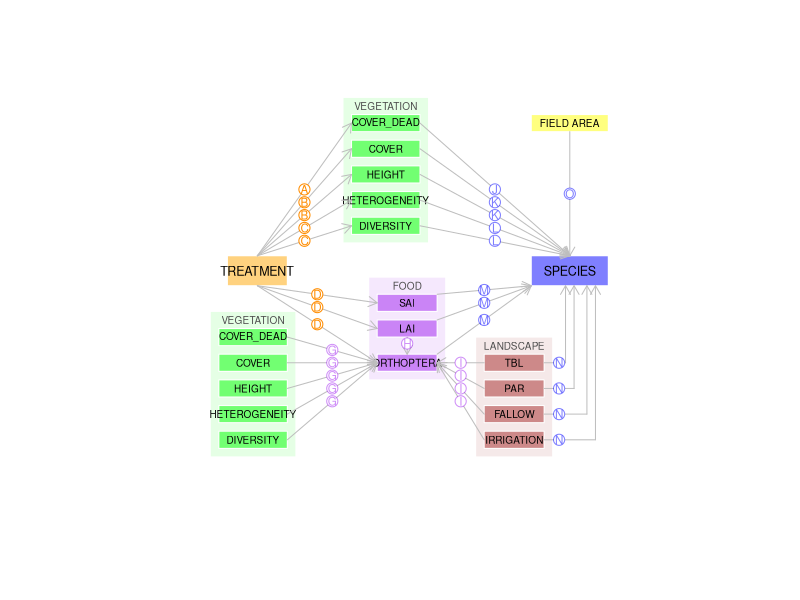

This figure's R source:


  offset.poly = 2 
  cex.text = 0.6              
  cex.text1 = 0.75
  cex.category = 0.6 
  Treatment.name="TREATMENT"  
  Species.name="SPECIES"
  
  setwd("~/Path analysis/Path_species")
  pdf(file = "Path_Network.pdf")
  
  require(sp)
  require(plotrix)
  
  grid.size.max <- 40
  grid.size.min <- 0
  coords <- matrix(c(grid.size.min         , grid.size.min ,
                     grid.size.max , grid.size.min ,
                     grid.size.max , grid.size.max ,
                     grid.size.min          , grid.size.max,
                     grid.size.min          , grid.size.min
  ), ncol = 2, byrow = TRUE)
  
  P1 <- Polygon(coords)
  myStudyArea.poly <-  SpatialPolygons(list(Polygons(list(P1), ID = "a")),
                                       proj4string=CRS("+proj=utm +zone=33 +datum=WGS84 +units=m +no_defs +ellps=WGS84 +towgs84=0,0,0"))
  
  
  
  plot(myStudyArea.poly, xlim=c(-20,70), ylim=c(-30,60), border="white")
  

    #axis(1)
    #axis(2)
 

  
  # ==== I. DEFINE THE BASIC PATH STRUCTURE ==== # Define position of boxes
  # ---- 1. Treatment/ PRESENCE ---- 
  Treatment=cbind(c(-20,-6,-6,-20), c(16,16,23,23)) # 1st column X : bottomleft, bottom right, topright, topleft.# 2nd column Y
  polygon(Treatment[,1], Treatment[,2], col =  adjustcolor("orange",alpha.f = 0.5), border = "white")
  text(mean(Treatment[,1]),mean(Treatment[,2]), Treatment.name, cex = cex.text1)
  
  Pres=cbind(c(51,69,69,51), c(16,16,23,23))
  polygon(Pres[,1], Pres[,2], col =  adjustcolor("blue",alpha.f = 0.5), border = "white")
  text(mean(Pres[,1]),mean(Pres[,2]), Species.name, cex = cex.text1) 
  
  
  # ---- 2. FOOD ---- 
  SAI_sd=cbind(c(15,29,29,15), c(10,10,14,14))
  LAI_sd=cbind(c(15,29,29,15), c(4,4,8,8))
  biom=cbind(c(15,29,29,15), c(-4,-4,0,0))
  
  food= rbind(SAI_sd,LAI_sd,biom)
  min1 <- min(food[,1])-offset.poly
  min2 <- min(food[,2])-offset.poly
  max1 <- max(food[,1])+offset.poly
  max2 <- max(food[,2])+4
  
  
  polygon(c(min1,max1,max1,min1) ,
          c(min2,min2,max2,max2)  ,
          col =  adjustcolor("purple",alpha.f = 0.1), border = "white")
  text(mean(food[,1]),max(food[,2])+2 , "FOOD", col=grey(0.3), cex=cex.category)
  
  
  polygon(SAI_sd[,1], SAI_sd[,2], col =  adjustcolor("purple",alpha.f = 0.5), border = "white")
  text(mean(SAI_sd[,1]),mean(SAI_sd[,2]), "SAI", cex = cex.text)
  
  polygon(LAI_sd[,1], LAI_sd[,2], col =  adjustcolor("purple",alpha.f = 0.5), border = "white")
  text(mean(LAI_sd[,1]),mean(LAI_sd[,2]), "LAI", cex = cex.text)
  
  polygon(biom[,1], biom[,2], col =  adjustcolor("purple",alpha.f = 0.5), border = "white")
  text(mean(biom[,1]),mean(biom[,2]), "ORTHOPTERA", cex = cex.text)
  
  # ---- 3. VEGETATION  ---- 
  Diver=cbind(c(9,25,25,9), c(28,28,32,32))
  Heter=cbind(c(9,25,25,9), c(34,34,38,38))
  Height=cbind(c(9,25,25,9), c(40,40,44,44))
  Cover=cbind(c(9,25,25,9), c(46,46,50,50))
  Cover_dead=cbind(c(9,25,25,9), c(52,52,56,56))
  
  veg= rbind(Diver,Heter,Height,Cover,Cover_dead)
  min1 <- min(veg[,1])-offset.poly
  min2 <- min(veg[,2])-offset.poly
  max1 <- max(veg[,1])+offset.poly
  max2 <- max(veg[,2])+4
  
  polygon(c(min1,max1,max1,min1) ,
          c(min2,min2,max2,max2)  ,
          col =  adjustcolor("green",alpha.f = 0.1), border = "white")
  text(mean(veg[,1]),max(veg[,2])+2 , "VEGETATION", col=grey(0.3), cex=cex.category)
  
  
  polygon(Diver[,1], Diver[,2], col =  adjustcolor("green",alpha.f = 0.5), border = "white")
  text(mean(Diver[,1]),mean(Diver[,2]), "DIVERSITY", cex = cex.text)
  
  polygon(Heter[,1], Heter[,2], col =  adjustcolor("green",alpha.f = 0.5), border = "white")
  text(mean(Heter[,1]),mean(Heter[,2]), "HETEROGENEITY", cex = cex.text)
  
  polygon(Height[,1], Height[,2], col =  adjustcolor("green",alpha.f = 0.5), border = "white")
  text(mean(Height[,1]),mean(Height[,2]), "HEIGHT", cex = cex.text)
  
  polygon(Cover[,1], Cover[,2], col =  adjustcolor("green",alpha.f = 0.5), border = "white")
  text(mean(Cover[,1]),mean(Cover[,2]), "COVER", cex = cex.text)
  
  polygon(Cover_dead[,1], Cover_dead[,2], col =  adjustcolor("green",alpha.f = 0.5), border = "white")
  text(mean(Cover_dead[,1]),mean(Cover_dead[,2]), "COVER_DEAD", cex = cex.text)
  
  # ---- 4. VEGETATION  2 ---- 
  Diver1=cbind(c(-22,-6,-6,-22), c(-22,-22,-18,-18))
  Heter1=cbind(c(-22,-6,-6,-22), c(-16,-16,-12,-12))
  Height1=cbind(c(-22,-6,-6,-22), c(-10,-10,-6,-6))
  Cover1=cbind(c(-22,-6,-6,-22), c(-4,-4,0,0))
  Cover_dead1=cbind(c(-22,-6,-6,-22), c(2,2,6,6))
  
  veg1= rbind(Diver1,Heter1,Height1,Cover1,Cover_dead1)
  min1 <- min(veg1[,1])-offset.poly
  min2 <- min(veg1[,2])-offset.poly
  max1 <- max(veg1[,1])+offset.poly
  max2 <- max(veg1[,2])+4
  
  
  polygon(c(min1,max1,max1,min1) ,
          c(min2,min2,max2,max2)  ,
          col =  adjustcolor("green",alpha.f = 0.1), border = "white")
  text(mean(veg1[,1]),max(veg1[,2])+2 , "VEGETATION", col=grey(0.3), cex=cex.category)
  
  
  polygon(Diver1[,1], Diver1[,2], col =  adjustcolor("green",alpha.f = 0.5), border = "white")
  text(mean(Diver1[,1]),mean(Diver1[,2]), "DIVERSITY", cex = cex.text)
  
  polygon(Heter1[,1], Heter1[,2], col =  adjustcolor("green",alpha.f = 0.5), border = "white")
  text(mean(Heter1[,1]),mean(Heter1[,2]), "HETEROGENEITY", cex = cex.text)
  
  polygon(Height1[,1], Height1[,2], col =  adjustcolor("green",alpha.f = 0.5), border = "white")
  text(mean(Height1[,1]),mean(Height1[,2]), "HEIGHT", cex = cex.text)
  
  polygon(Cover1[,1], Cover1[,2], col =  adjustcolor("green",alpha.f = 0.5), border = "white")
  text(mean(Cover1[,1]),mean(Cover1[,2]), "COVER", cex = cex.text)
  
  polygon(Cover_dead1[,1], Cover_dead1[,2], col =  adjustcolor("green",alpha.f = 0.5), border = "white")
  text(mean(Cover_dead1[,1]),mean(Cover_dead1[,2]), "COVER_DEAD", cex = cex.text)
  
  
  # ---- 5. LANDSCAPE  ---- 
  tbl=cbind(c(40,54,54,40), c(-4,-4,0,0))
  par=cbind(c(40,54,54,40), c(-10,-10,-6,-6))
  Fallow=cbind(c(40,54,54,40), c(-16,-16,-12,-12))
  Irrig=cbind(c(40,54,54,40), c(-22,-22,-18,-18))
  area=cbind(c(51,69,69,51), c(52,52,56,56))
  
  
  landscape= rbind(tbl,par,Fallow,Irrig)
  min1 <- min(landscape[,1])-offset.poly
  min2 <- min(landscape[,2])-offset.poly
  max1 <- max(landscape[,1])+offset.poly
  max2 <- max(landscape[,2])+4
  
  
  polygon(c(min1,max1,max1,min1) ,
          c(min2,min2,max2,max2)  ,
          col =  adjustcolor("brown",alpha.f = 0.1), border = "white")
  
  text(mean(landscape[,1]),max(landscape[,2])+2 , "LANDSCAPE", col=grey(0.3), cex=cex.category)
  
  polygon(tbl[,1], tbl[,2], col =  adjustcolor("brown",alpha.f = 0.5), border = "white")
  text(mean(tbl[,1]),mean(tbl[,2]), "TBL", cex = cex.text)
  
  
  polygon(par[,1], par[,2], col =  adjustcolor("brown",alpha.f = 0.5), border = "white")
  text(mean(par[,1]),mean(par[,2]), "PAR", cex = cex.text)
  
  polygon(Fallow[,1], Fallow[,2], col =  adjustcolor("brown",alpha.f = 0.5), border = "white")
  text(mean(Fallow[,1]),mean(Fallow[,2]), "FALLOW", cex = cex.text)
  
  polygon(Irrig[,1], Irrig[,2], col =  adjustcolor("brown",alpha.f = 0.5), border = "white")
  text(mean(Irrig[,1]),mean(Irrig[,2]), "IRRIGATION", cex = cex.text)
  
  polygon(area[,1], area[,2], col =  adjustcolor("yellow",alpha.f = 0.5), border = "white")
  text(mean(area[,1]),mean(area[,2]), "FIELD AREA", cex = cex.text)
  
  
  # ==== II. ADD THE ARROW ====  Define position of beginning and end of arrows (NO LANDSCAPE)
  #FROM Treatment 
  
  predictors <- c( rep("Treatment", 8),
                   "Diver", "Heter", "Height", "Cover", "Cover_dead",
                   "Diver", "Heter", "Height", "Cover", "Cover_dead",
                   "tbl","par","Fallow","Irrig",
                   "SAI_sd", "LAI_sd", "biom",
                   "LAI_sd", 
                   "area")
  
  response <- c("SAI_sd","LAI_sd","biom","Diver","Heter","Height","Cover","Cover_dead",
                rep("Pres",5),
                rep("biom", 5),
                rep("biom", 4),
                rep("Pres",3),
                "biom",
                "Pres")
  
  x0= c(rep(mean(Treatment[c(1:2),1]),8),
        mean(Diver[c(2),1]), mean(Heter[c(2),1]), mean(Height[c(2),1]), mean(Cover[c(2),1]), mean(Cover_dead[c(2),1]),
        mean(Diver1[c(2),1]), mean(Heter1[c(2),1]), mean(Height1[c(2),1]), mean(Cover1[c(2),1]), mean(Cover_dead1[c(2),1]),
        mean(tbl[c(1),1]), mean(par[c(1),1]), mean(Fallow[c(1),1]), mean(Irrig[c(1),1]),
        SAI_sd[3,1], LAI_sd[3,1], biom[3,1],
        mean(LAI_sd[1:2,1]),
        mean(area[1:2,1]))
  
  x1= c(SAI_sd[1,1] , LAI_sd[1,1], biom[1,1], Diver[1,1], Heter[1,1], Height[1,1], Cover[1,1], Cover_dead[1,1],
        rep(mean(Pres[1:2,1]), 5),
        rep(mean(biom[1,1]), 5),
        rep(mean(biom[2,1]), 4),
        rep(Pres[1,1],3),
        mean(biom[1:2,1]),
        mean(area[1:2,1]) )
  
  y0= c(mean(Treatment[1,2]),mean(Treatment[1,2]),mean(Treatment[1,2]),
        mean(Treatment[3,2]),mean(Treatment[3,2]),mean(Treatment[3,2]),mean(Treatment[3,2]),mean(Treatment[3,2]),
        mean(Diver[3:2,2]), mean(Heter[3:2,2]), mean(Height[3:2,2]), mean(Cover[3:2,2]), mean(Cover_dead[3:2,2]),
        mean(Diver1[3:2,2]), mean(Heter1[3:2,2]), mean(Height1[3:2,2]), mean(Cover1[3:2,2]), mean(Cover_dead1[3:2,2]),
        mean(tbl[3:2,2]), mean(par[3:2,2]), mean(Fallow[3:2,2]), mean(Irrig[3:2,2]),
        SAI_sd[3,2], LAI_sd[3,2], biom[3,2],
        LAI_sd[2,2],
        mean(area[2,2]) )
  
  
  y1= c(mean(SAI_sd[c(1,4),2]) ,mean(LAI_sd[c(1,4),2]) ,mean(biom[c(1,4),2]) ,mean(Diver[c(1,4),2]),
        mean(Heter[c(1,4),2]), mean(Height[c(1,4),2]), mean(Cover[c(1,4),2]), mean(Cover_dead[c(1,4),2]),
        rep(mean(Pres[c(4),2]), 5),
        rep(mean(biom[c(1:4),2]), 5),
        rep(mean(biom[c(2:3),2]), 4),
        rep(Pres[1,2],3),
        biom[3,2],
        mean(Pres[3,2]) )
  
  let <- c("D", "D", "D", "C", "C", "B", "B", "A", "L", "L", "K", "K", "J", 
           "G", "G", "G", "G", "G", "I", "I", "I", "I", "M", "M", "M", "H", "O")
  
#  for(i in 1:length(x0)){ # For all grey
    
#      arrows(x0=x0[i], x1=x1[i], y0=y0[i], y1= y1[i],length = 0.1, lwd=1, col= "grey" )
#      draw.circle(mean(c(x0[i], x1[i])), mean(c(y0[i], y1[i])), radius = 1.3, border = "grey",
#                  col = "white")
#      text(mean(c(x0[i], x1[i])) , mean(c(y0[i], y1[i])),let[i], cex = 0.7, col = "grey")
     
#  }
  
  #By colours ( = PlotMeta)
  
  for(i in 1:8){ 
    
    arrows(x0=x0[i], x1=x1[i], y0=y0[i], y1= y1[i],length = 0.1, lwd=1, col= "grey" )
    draw.circle(mean(c(x0[i], x1[i])), mean(c(y0[i], y1[i])), radius = 1.3, border = "darkorange", col = "white")
    text(mean(c(x0[i], x1[i])) , mean(c(y0[i], y1[i])),let[i], cex = 0.7, col = "darkorange")
    
  }
  
  for(i in 9:13){ 
    
    arrows(x0=x0[i], x1=x1[i], y0=y0[i], y1= y1[i],length = 0.1, lwd=1, col= "grey" )
    draw.circle(mean(c(x0[i], x1[i])), mean(c(y0[i], y1[i])), radius = 1.3, border = adjustcolor("blue",alpha.f = 0.5), 
                col = "white")
    text(mean(c(x0[i], x1[i])) , mean(c(y0[i], y1[i])),let[i], cex = 0.7, col = adjustcolor("blue",alpha.f = 0.5))
    
  }
  
  for(i in 14:22){ 
    
    arrows(x0=x0[i], x1=x1[i], y0=y0[i], y1= y1[i],length = 0.1, lwd=1, col= "grey" )
    draw.circle(mean(c(x0[i], x1[i])), mean(c(y0[i], y1[i])), radius = 1.3, border = adjustcolor("purple",alpha.f = 0.5), 
                col = "white")
    text(mean(c(x0[i], x1[i])) , mean(c(y0[i], y1[i])),let[i], cex = 0.7, col = adjustcolor("purple",alpha.f = 0.5))
    
  }
  
  for(i in 23:25){ 
    
    arrows(x0=x0[i], x1=x1[i], y0=y0[i], y1= y1[i],length = 0.1, lwd=1, col= "grey" )
    draw.circle(mean(c(x0[i], x1[i])), mean(c(y0[i], y1[i])), radius = 1.3, border = adjustcolor("blue",alpha.f = 0.5), 
                col = "white")
    text(mean(c(x0[i], x1[i])) , mean(c(y0[i], y1[i])),let[i], cex = 0.7, col = adjustcolor("blue",alpha.f = 0.5))
    
  }
  
  i = 26
  arrows(x0=x0[i], x1=x1[i], y0=y0[i], y1= y1[i],length = 0.1, lwd=1, col= "grey" )
  draw.circle(mean(c(x0[i], x1[i])), mean(c(y0[i], y1[i])) + 0.5, radius = 1.3, border = adjustcolor("purple",alpha.f = 0.5), 
              col = "white")
  text(mean(c(x0[i], x1[i])) , mean(c(y0[i], y1[i])) + 0.5,let[i], cex = 0.7, col = adjustcolor("purple",alpha.f = 0.5))
  
  i = 27
  arrows(x0=x0[i], x1=x1[i], y0=y0[i], y1= y1[i],length = 0.1, lwd=1, col= "grey" )
  draw.circle(mean(c(x0[i], x1[i])), mean(c(y0[i], y1[i])), radius = 1.3, border = adjustcolor("blue",alpha.f = 0.5), 
              col = "white")
  text(mean(c(x0[i], x1[i])) , mean(c(y0[i], y1[i])),let[i], cex = 0.7, col = adjustcolor("blue",alpha.f = 0.5))
  
  #NOW, ADD LANDSCAPE ARROWS. AQUI
  
   
    arrows(x0=mean(Pres[1:2,1])+6, x1=mean(Pres[1:2,1])+6, y0=mean(Irrig[3:2,2]), y1= mean(Pres[c(2),2]), length = 0.1, 
           lwd=1, col= "grey")
    segments(x0=mean(Irrig[2,1]), x1=mean(Pres[1:2,1])+6, y0=mean(Irrig[3:2,2]), y1= mean(Irrig[3:2,2]),
             lwd=1, col= "grey")
    draw.circle(mean(c(mean(Irrig[2,1]), mean(Pres[1:2,1])+6))-2.5, mean(c(mean(Irrig[3:2,2]), mean(Irrig[3:2,2]))), radius = 1.3, 
                     border = adjustcolor("blue",alpha.f = 0.5), col = "white")
    text(mean(c(mean(Irrig[2,1]), mean(Pres[1:2,1])+6))-2.5 , mean(c(mean(mean(Irrig[3:2,2])), mean(Irrig[3:2,2]))),"N", cex = 0.7, 
         col = adjustcolor("blue",alpha.f = 0.5))
    

  
    arrows(x0=mean(Pres[1:2,1])+4, x1=mean(Pres[1:2,1])+4, y0=mean(Fallow[3:2,2]), y1= mean(Pres[c(2),2]), length = 0.1, 
           lwd=1, col= "grey")
    segments(x0=mean(Fallow[2,1]), x1=mean(Pres[1:2,1])+4, y0=mean(Fallow[3:2,2]), y1= mean(Fallow[3:2,2]),
             lwd=1, col= "grey")
    draw.circle(mean(c(mean(Irrig[2,1]), mean(Pres[1:2,1])+6))-2.5, mean(c(mean(Fallow[3:2,2]), mean(Fallow[3:2,2]))), radius = 1.3, 
                border = adjustcolor("blue",alpha.f = 0.5), col = "white")
    text(mean(c(mean(Irrig[2,1]), mean(Pres[1:2,1])+6))-2.5 , mean(c(mean(Fallow[3:2,2]), mean(Fallow[3:2,2]))),"N", cex = 0.7, 
         col = adjustcolor("blue",alpha.f = 0.5))
    
    
    
    arrows(x0=mean(Pres[1:2,1])+1, x1=mean(Pres[1:2,1])+1, y0=mean(par[3:2,2]), y1= mean(Pres[c(2),2]), length = 0.1, 
           lwd=1, col="grey")
    segments(x0=mean(par[2,1]), x1=mean(Pres[1:2,1])+1, y0=mean(par[3:2,2]), y1= mean(par[3:2,2]),
             lwd=1, col="grey")
    draw.circle(mean(c(mean(Irrig[2,1]), mean(Pres[1:2,1])+6))-2.5, mean(c(mean(par[3:2,2]), mean(par[3:2,2]))), radius = 1.3, 
                border = adjustcolor("blue",alpha.f = 0.5), col = "white")
    text(mean(c(mean(Irrig[2,1]), mean(Pres[1:2,1])+6))-2.5 , mean(c(mean(par[3:2,2]), mean(par[3:2,2]))),"N", cex = 0.7, 
         col = adjustcolor("blue",alpha.f = 0.5))
    
    
    
    arrows(x0=mean(Pres[1:2,1])-1, x1=mean(Pres[1:2,1])-1, y0=mean(tbl[3:2,2]), y1= mean(Pres[c(2),2]), length = 0.1, 
           lwd=1, col= "grey")
    segments(x0=mean(tbl[2,1]), x1=mean(Pres[1:2,1])-1, y0=mean(tbl[3:2,2]), y1= mean(tbl[3:2,2]),
             lwd=1, col= "grey")
    draw.circle(mean(c(mean(Irrig[2,1]), mean(Pres[1:2,1])+6))-2.5, mean(c(mean(tbl[3:2,2]), mean(tbl[3:2,2]))), radius = 1.3, 
                border = adjustcolor("blue",alpha.f = 0.5), col = "white")
    text(mean(c(mean(Irrig[2,1]), mean(Pres[1:2,1])+6))-2.5 , mean(c(mean(tbl[3:2,2]), mean(tbl[3:2,2]))),"N", cex = 0.7, 
         col = adjustcolor("blue",alpha.f = 0.5))
    
    

    dev.off()
  
  
  
  
  
